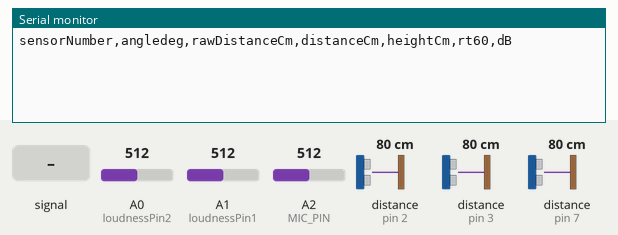
Recording of a sketch running on a simulated Arduino Uno, built with avr-gcc and run on an emulated ATmega328P. On the bench: the last lines printed to the serial monitor. Inputs (shaded band) come from the test bench; at power-on: distance to the obstacle (sensors on pin 2, pin 7, pin 3) 80 cm, A2 (MIC_PIN) = 512, A0 (loudnessPin2) = 512, A1 (loudnessPin1) = 512.

Above: at 1.2 s.
1.3 s: A2 (MIC_PIN) fed a 200 Hz sine of ±81 counts around its level
At 2.8 s:
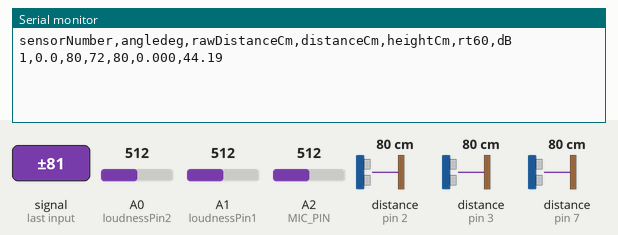
5.4 s: distance to the obstacle (sensor on pin 2) set to 2 cm
At 6.1 s:
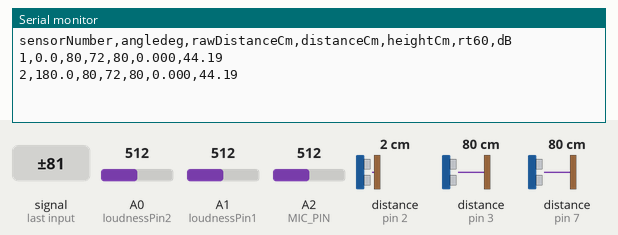
6.9 s: distance to the obstacle (sensor on pin 7) set to 2 cm
At 8.1 s:
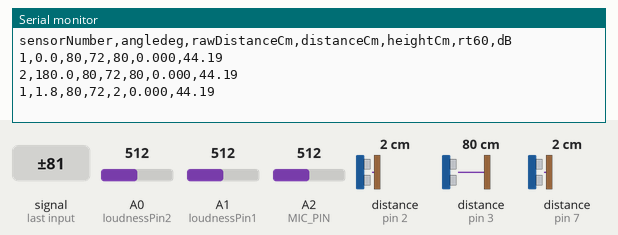
8.4 s: A2 (MIC_PIN) set to 610
9.9 s: distance to the obstacle (sensor on pin 3) set to 2 cm
At 11.1 s:
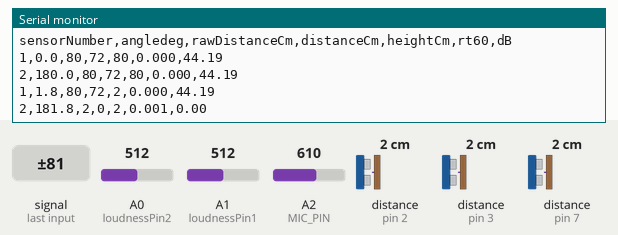
11.4 s: A2 (MIC_PIN) fed a 1000 Hz sine of ±255 counts around its level
At 13.6 s:
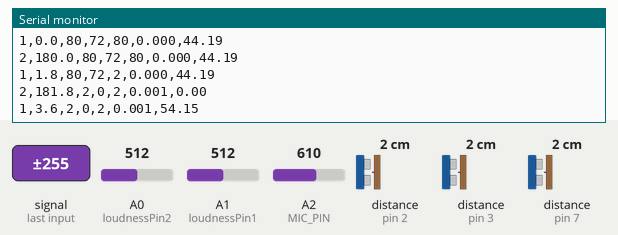
Timing chart, 0 to 13.9 s (numbered marks = the images above; inputs shaded):
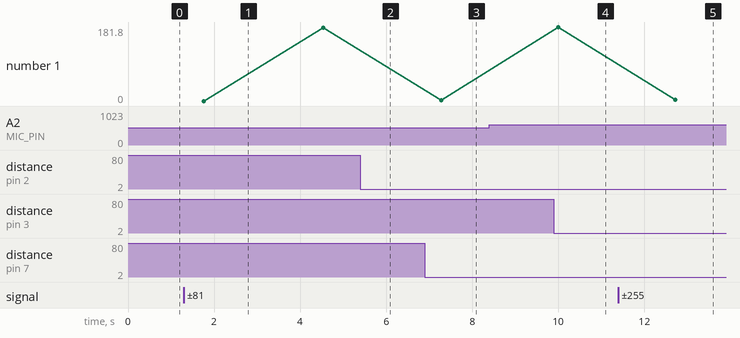

Measured:
- after the input at 1.3 s, the serial monitor: prints a new line after 0.47 s (image 1)
- after the input at 11.4 s, the serial monitor: prints a new line after 1.3 s (image 5)

The sketch:

Dmain.ino
```cpp
#include "Ultrasonic.h"
#include <math.h>

// ---------- PIN / SENSOR MAPPING ----------
// D2 - height ultrasonic
// D3 - distance ultrasonic 1
// D7 - distance ultrasonic 2
//
// A0 - loudness sensor 2
// A1 - loudness sensor 1
// A2 - MIC pin

// ---------- SENSOR DEFINITIONS ----------
int loudnessPin1 = A1;            // loudness sensor 1
Ultrasonic ultrasonic1(3);        // distance ultrasonic 1 on D3

int loudnessPin2 = A0;            // loudness sensor 2
Ultrasonic ultrasonic2(7);        // distance ultrasonic 2 on D7

Ultrasonic ceilingUltrasonic(2);  // height ultrasonic on D2

#define MIC_PIN A2
#define SAMPLE_WINDOW 50   // ms

// ---------- 4-SECOND LOGGING SCHEDULE ----------
enum Phase { S1_MEASURE, PAUSE1, S2_MEASURE, PAUSE2 };
Phase phase = S1_MEASURE;

unsigned long lastPhaseTime = 0;
const unsigned long phaseDurationMs = 1000;

// ---------- ANGLE SWEEP SETTINGS ----------
const int TOTAL_STOPS = 100;
const float STEP_DEG = 180.0f / (float)TOTAL_STOPS; // 1.8 deg
int stopIndex = 0;
bool finished = false;

// ---------- ULTRASONIC OPTIMIZATION ----------
#define US_SETTLE_MS 60
#define US_SAMPLES   5
#define US_MAX_CM    600

// ---------- UTV CALIBRATION ----------
#define UTV_OFFSET_CM (-8)   // subtract 8 cm from distance ultrasonic outputs

// ---------- SETUP ----------
void setup() {
  Serial.begin(115200);
  // Added rawDistanceCm so you can verify the deduction is happening
  Serial.println("sensorNumber,angledeg,rawDistanceCm,distanceCm,heightCm,rt60,dB");
  lastPhaseTime = millis();
}

// ---------- SMALL HELPERS ----------
static void sortInt(int *a, int n) {
  for (int i = 0; i < n - 1; i++) {
    for (int j = i + 1; j < n; j++) {
      if (a[j] < a[i]) { int t = a[i]; a[i] = a[j]; a[j] = t; }
    }
  }
}

static long clampCm(long cm) {
  if (cm < 0) return 0;
  if (cm > US_MAX_CM) return US_MAX_CM;
  return cm;
}

// Median-of-N ultrasonic read (raw, no offset)
long readUltrasonicMedianRawCm(Ultrasonic& u) {
  int vals[US_SAMPLES];

  for (int i = 0; i < US_SAMPLES; i++) {
    long cm = (long)u.MeasureInCentimeters();
    vals[i] = (int)clampCm(cm);
    delay(US_SETTLE_MS);
  }

  sortInt(vals, US_SAMPLES);
  return (long)vals[US_SAMPLES / 2];
}

// ---------- "RT60" (peak-time within 1 second) ----------
float estimateRT60_peakTimeSeconds(int loudnessPin) {
  unsigned long startTime = millis();
  int peakValue = -1;
  float peakTime = 0.0f;

  while (millis() - startTime < 1000) {
    int loudnessValue = analogRead(loudnessPin);
    float timeInSeconds = (millis() - startTime) / 1000.0f;

    if (loudnessValue > peakValue) {
      peakValue = loudnessValue;
      peakTime = timeInSeconds;
    }
    delay(5);
  }
  return peakTime;
}

// ---------- dB FUNCTION ----------
float measureDB() {
  unsigned long startMillis = millis();
  int signalMax = 0;
  int signalMin = 1023;

  while (millis() - startMillis < SAMPLE_WINDOW) {
    int sample = analogRead(MIC_PIN);
    if (sample > signalMax) signalMax = sample;
    if (sample < signalMin) signalMin = sample;
  }

  int peakToPeak = signalMax - signalMin;
  if (peakToPeak < 1) peakToPeak = 1;

  return 20.0f * log10((float)peakToPeak);
}

// ---------- MAIN MEASURE ----------
void measureAndReport(Ultrasonic& distanceSensor, Ultrasonic& heightSensor,
                      int loudnessPin, int sensorNumber, float angleDeg) {

  // RAW medians
  long rawDistanceCm = readUltrasonicMedianRawCm(distanceSensor);
  delay(US_SETTLE_MS);
  long heightCm      = readUltrasonicMedianRawCm(heightSensor);

  // Apply -8 AFTER median (guaranteed)
  long distanceCm = clampCm(rawDistanceCm + (long)UTV_OFFSET_CM);

  float rt60Seconds = estimateRT60_peakTimeSeconds(loudnessPin);
  float dB = measureDB();

  // sensorNumber,angledeg,rawDistanceCm,distanceCm,heightCm,rt60,dB
  Serial.print(sensorNumber); Serial.print(",");
  Serial.print(angleDeg, 1);  Serial.print(",");
  Serial.print(rawDistanceCm); Serial.print(",");
  Serial.print(distanceCm);   Serial.print(",");
  Serial.print(heightCm);     Serial.print(",");
  Serial.print(rt60Seconds, 3); Serial.print(",");
  Serial.println(dB, 2);
}

// ---------- LOOP ----------
void loop() {
  if (finished) return;

  unsigned long now = millis();

  // advance phase every 1 second
  if (now - lastPhaseTime >= phaseDurationMs) {
    lastPhaseTime = now;

    if (phase == S1_MEASURE)       phase = PAUSE1;
    else if (phase == PAUSE1)      phase = S2_MEASURE;
    else if (phase == S2_MEASURE)  phase = PAUSE2;
    else                           phase = S1_MEASURE;
  }

  // log exactly once per MEASURE phase
  static Phase lastLoggedPhase = PAUSE2;

  if ((phase == S1_MEASURE || phase == S2_MEASURE) && phase != lastLoggedPhase) {
    lastLoggedPhase = phase;

    float baseAngle = stopIndex * STEP_DEG;
    float angleDeg  = (phase == S1_MEASURE) ? baseAngle : (baseAngle + 180.0f);

    if (phase == S1_MEASURE) {
      measureAndReport(ultrasonic1, ceilingUltrasonic, loudnessPin1, 1, angleDeg);
    } else {
      measureAndReport(ultrasonic2, ceilingUltrasonic, loudnessPin2, 2, angleDeg);

      stopIndex++;
      if (stopIndex >= TOTAL_STOPS) finished = true;
    }
  }
}
```
